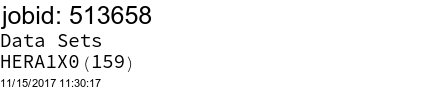
#> input picture plots/Jobs/513658/exptname_table.png, 433 x 91 px, found by its file name
$ python -i genScript.py   (imports and definitions only)   (older library calls are emulated)
#> lines starting #> are read from the running program, lines starting #| are printed output that depends on the picture
import os,glob,sys

try:
    import Tkinter as tk
except:
    print("Tkinter module not found")
    import sys
    sys.exit()

from PIL import Image, ImageTk

# [2 lines not run here, left out]
    #os.system("cat config1.txt")

s1 = 450
s2 = 400

def data():
    image = Image.open("../plots/Jobs/"+sys.argv[1]+"/exptname_table.png")
#> image is the input picture: PIL image 433x91 RGB; min 0, max 255, mean 243.4
    image = image.resize((s1,s1*image.size[1]/image.size[0]),Image.ANTIALIAS)
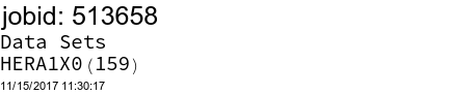
#> image: PIL image 450x94 RGB; min 0, max 255, mean 243
    tmp = ImageTk.PhotoImage(image)
#> (the run stopped early here; a loop or call above may not have finished)
